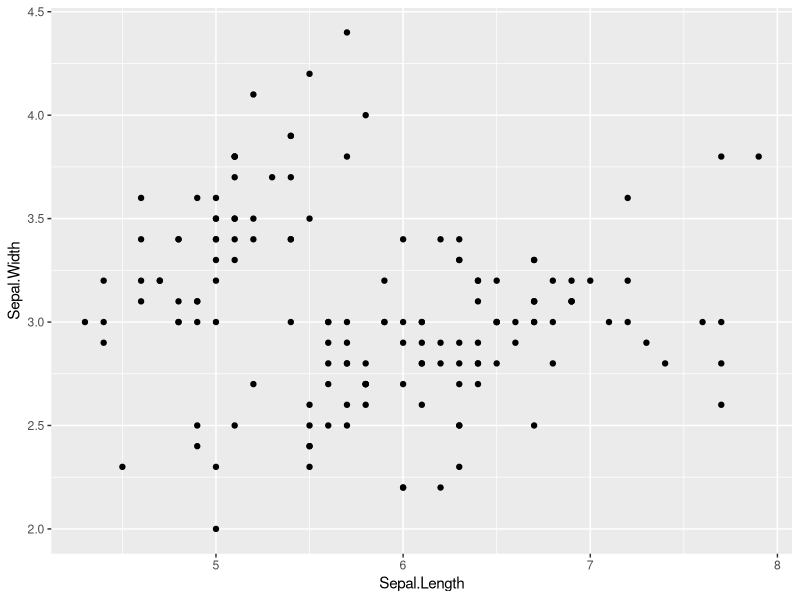
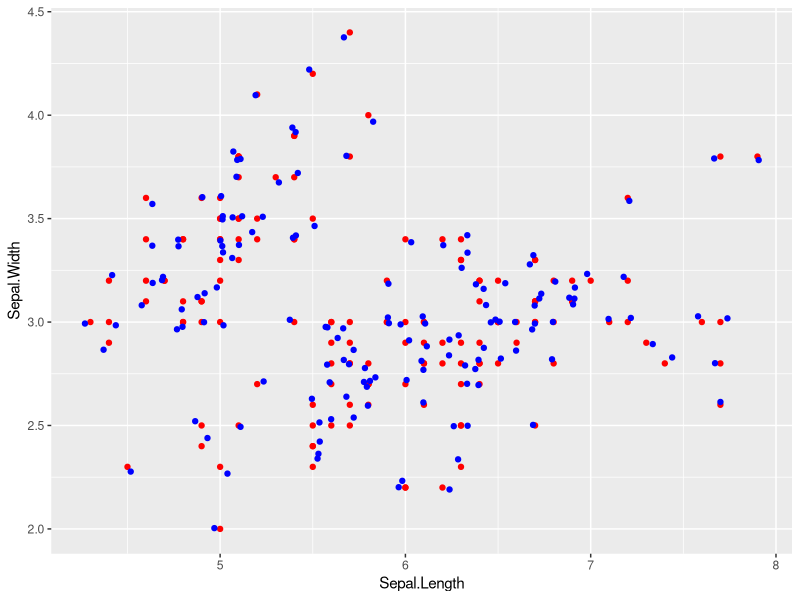
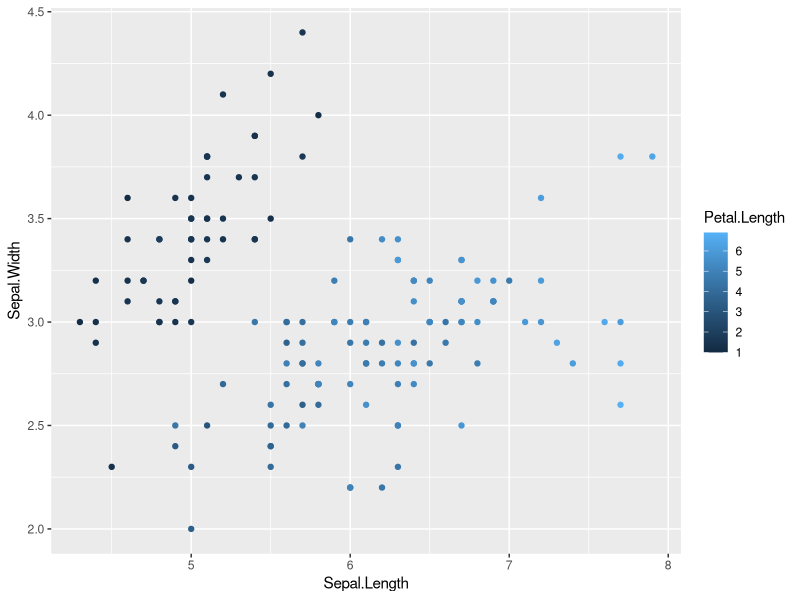
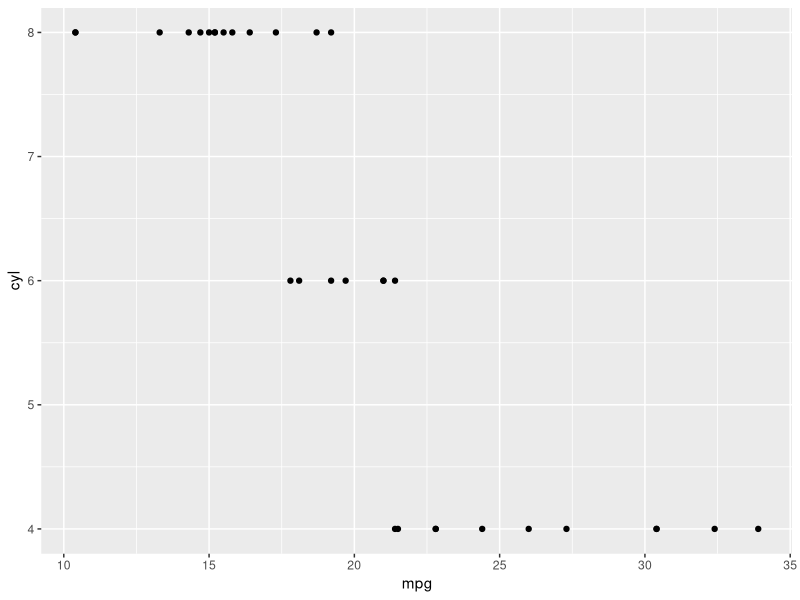
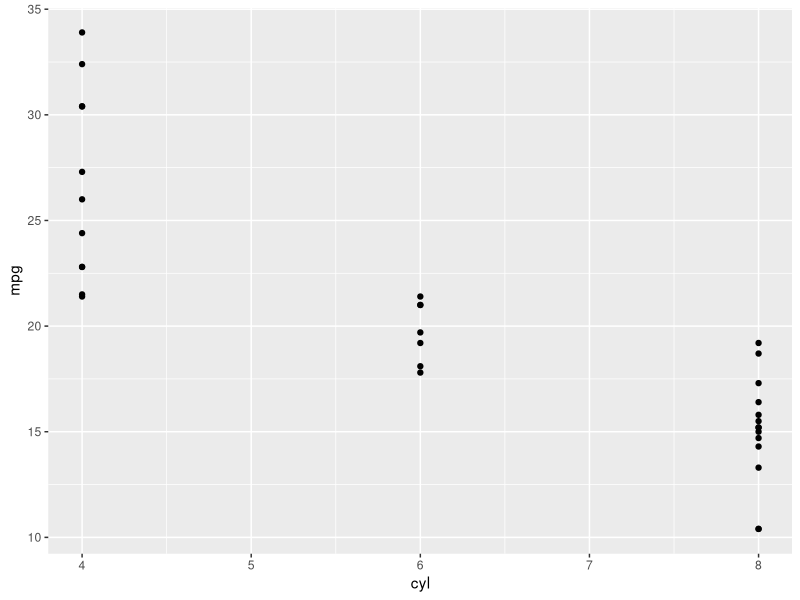
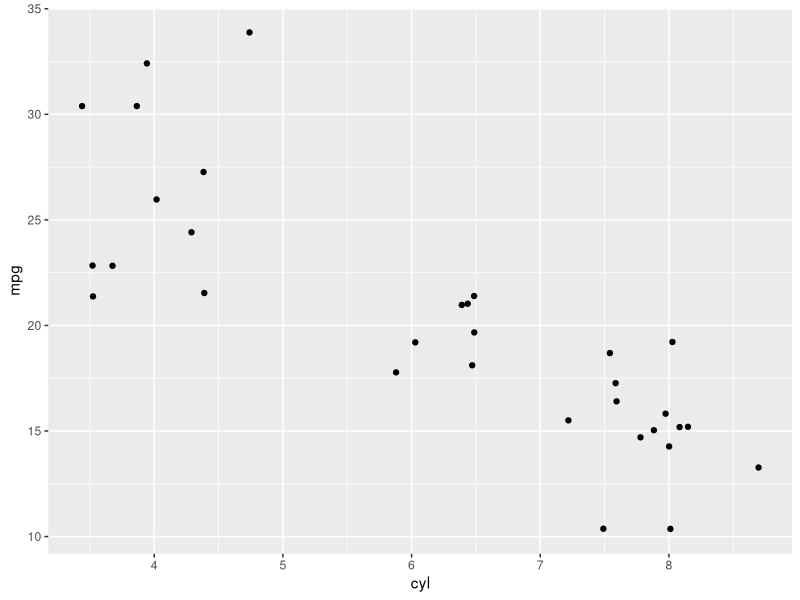
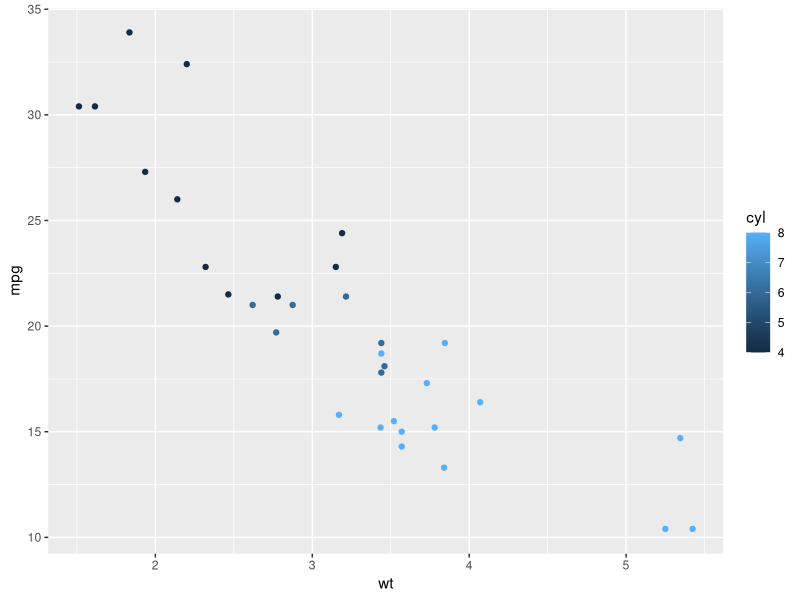
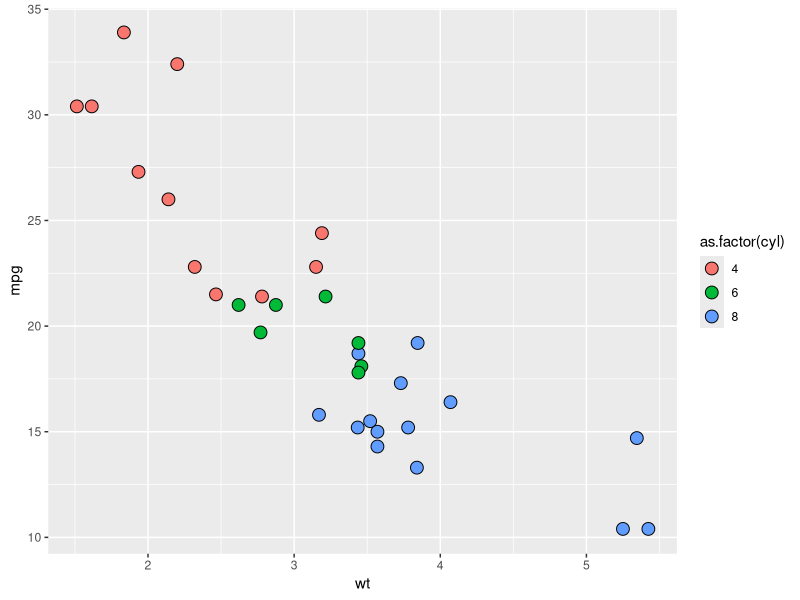

Write the R code that produced these figures, in order. (Note: this script raises an error after producing the figures.)
library(ggplot2)

ggplot(iris,aes(x = Sepal.Length,y=Sepal.Width)) +
  geom_point()

ggplot(iris,aes(x = Sepal.Length,y=Sepal.Width)) +   # aes实际发挥作用，在第三层被调用
  geom_point(col = "red") +
  geom_jitter(col = "blue")

ggplot(iris) + 
  geom_point(aes(x = Sepal.Length,y=Sepal.Width,col=Petal.Length))


# mtcars 
#mpg: 油耗; cyl: 缸; wt: 重量
# 1 - Map mpg to x and cyl to y
ggplot(mtcars, aes(x = mpg, y = cyl)) +
  geom_point()

# 2 - Reverse: Map cyl to x and mpg to y
ggplot(mtcars, aes(x = cyl, y = mpg)) +
  geom_point()    # 缸数越多，每加仑油行驶距离越短

# 2 - Reverse: Map cyl to x and mpg to y
ggplot(mtcars, aes(x = cyl, y = mpg)) +
  geom_jitter()

# 3 - Map wt to x, mpg to y and cyl to col
ggplot(mtcars, aes(x = wt, y = mpg, col = cyl)) +
  geom_point()

# 4 - Change shape and size of the points in the above plot
ggplot(mtcars, aes(x = wt, y = mpg, fill = as.factor(cyl))) +
  geom_point(shape = 21 , size = 4)


#The color aesthetic typically changes the outside outline of an object and the fill aesthetic 
#is typically the inside shading. However, as you saw in the last exercise, geom_point() is an exception. 
#Here you use color, instead of fill for the inside of the point. But it's a bit subtler than that.

# am and cyl are factors, wt is numeric
class(mtcars$am)
class(mtcars$cyl)
class(mtcars$wt)

# From the previous exercise
ggplot(mtcars, aes(x = wt, y = mpg, col = cyl)) +
  geom_point(shape = 1, size = 4)

# 1 - Map cyl to fill
ggplot(mtcars, aes(x = wt, y = mpg, fill = cyl)) +
  geom_point(shape = 21, size = 4)

# 2 - Change shape and alpha of the points in the above plot
#A really nice alternative is shape = 21 which allows you to use both fill for the inside and col for the outline! 
#This is a great little trick for when you want to map two aesthetics to a dot.
ggplot(mtcars, aes(x = wt, y = mpg, fill = cyl)) +
  geom_point(shape = 24, alpha = 0.6, size = 4)

ggplot(mtcars, aes(x = wt, y = mpg, fill = cyl)) +
  geom_point(shape = 21, alpha = 0.6, size = 4,fill = "red")

# 3 - Map am to col in the above plot
ggplot(mtcars, aes(x = wt, y = mpg, fill = as.factor(cyl), col = am)) +
  geom_point(shape = 21, alpha = 0.6, size = 4)


#------------Stop Here -----------------
#different mapping requirements
# Map cyl to size
ggplot(mtcars,aes(x=wt,y=mpg,size=cyl)) +
  geom_point(alpha = 0.6,col = "blue")

# Map cyl to alpha
ggplot(mtcars,aes(x=wt,y=mpg,alpha=cyl)) +
  geom_point()

# Map cyl to shape 
ggplot(mtcars,aes(x=wt,y=mpg,shape=cyl)) +
  geom_point()

# Map cyl to label, label needs to work with geom_text()
ggplot(mtcars,aes(x=wt,y=mpg,label=cyl)) +
  geom_point() +
  geom_text(size=10)



#x, y, color, fill, size, alpha, label and shape.
#use these arguments to set attributes of the plot, not aesthetics. 
#these attributes can overwrite the aesthetics of your plot!

# Define a hexadecimal color
my_color <- "#4ABEFF"

# 1 - First scatter plot, with col aesthetic:
ggplot(mtcars,aes(x=wt,y=mpg,col=cyl)) +
  geom_point()


# 2 - Plot 1, but set col attributes in geom layer:
ggplot(mtcars,aes(x=wt,y=mpg,col=cyl)) +
  geom_point(col=my_color)


# 3 - Plot 2, with fill instead of col aesthetic, plut shape and size attributes in geom layer.
my_color <- "#4ABEFF"
ggplot(mtcars,aes(x=wt,y=mpg,fill=cyl)) +
  geom_point(col=my_color,size=10,shape=23)



# Expand to draw points with alpha 0.5
ggplot(mtcars, aes(x = wt, y = mpg, fill = cyl)) +
  geom_point(alpha = 0.5)

# Expand to draw points with shape 24 and color yellow
ggplot(mtcars, aes(x = wt, y = mpg, fill = cyl)) +
  geom_point(shape = 24, color = 'yellow')

# Expand to draw text with label rownames(mtcars) and color red
ggplot(mtcars, aes(x = wt, y = mpg, fill = cyl)) +
  geom_text(label = rownames(mtcars), color = 'red')+
  geom_point()







# Variables in a data frame are mapped to aesthetics in aes(). (e.g. aes(col = cyl)) within ggplot(). 
#Visual elements are set by attributes in specific geom layers (geom_point(col = "red")). 
#Don't confuse these two things - here you're focusing on aesthetic mappings.

# Map mpg onto x, qsec onto y and factor(cyl) onto col (3 aesthetics):
ggplot(mtcars, aes(x = mpg, y = qsec, col = factor(cyl))) +
  geom_point()

# Add mapping: factor(am) onto shape (now 4 aesthetics):
ggplot(mtcars, aes(x = mpg, y = qsec, col = factor(cyl), shape = factor(am))) +
  geom_point()

# Add mapping: (hp/wt) onto size (now 5 aesthetics):
ggplot(mtcars, aes(x = mpg, y = qsec, col = factor(cyl), shape = factor(am), size = (hp/wt))) +
  geom_point()





#Modifying Aesthetics

#Position
#default position, identity
ggplot(iris,aes(x=Sepal.Length,y=Sepal.Width,col=Species)) +
    geom_point()
ggplot(iris,aes(x=Sepal.Length,y=Sepal.Width,col=Species)) +
  geom_point(position = "identity")


#jitter
ggplot(iris,aes(x=Sepal.Length,y=Sepal.Width,col=Species)) +
  geom_point(position = "jitter")

posn.j <- position_jitter(width = 0.1) 
ggplot(iris, aes(x = Sepal.Length, y = Sepal.Width, col = Species)) + 
  geom_point(position = posn.j)

#scale_
#name
ggplot(iris,aes(x=Sepal.Length,y=Sepal.Width,col=Species)) +
    geom_point(position="jitter")+
    scale_x_continuous("Sepal Length") +
    scale_y_continuous("Sepal Width") +
    scale_color_discrete("Species")
#limits
ggplot(iris,aes(x=Sepal.Length,y=Sepal.Width,col=Species)) +
  geom_point(position="jitter")+
  scale_x_continuous("Sepal Length", limits = c(6,8)) +
  scale_y_continuous("Sepal Width") +
  scale_color_discrete("Species")
#breaks
ggplot(iris,aes(x=Sepal.Length,y=Sepal.Width,col=Species)) +
  geom_point(position="jitter")+
  scale_x_continuous("Sepal Length", limits = c(2,8), breaks=seq(1,8,1)) +
  scale_y_continuous("Sepal Width") +
  scale_color_discrete("Species")
#expand
ggplot(iris,aes(x=Sepal.Length,y=Sepal.Width,col=Species)) +
  geom_point(position="jitter")+
  scale_x_continuous("Sepal Length", limits = c(2,8), breaks=seq(2,8,3), expand=c(0,0)) +
  scale_y_continuous("Sepal Width") +
  scale_color_discrete("Species")
#labels
ggplot(iris,aes(x=Sepal.Length,y=Sepal.Width,col=Species)) +
  geom_point(position="jitter")+
  scale_x_continuous("Sepal Length", limits = c(2,8), breaks=seq(2,8,3), expand=c(0,0)) +
  scale_y_continuous("Sepal Width") +
  scale_color_discrete("Species Set",
                       labels = c("Setosa 1","Versicolour 2","Virginica 3"))
#labs
ggplot(iris,aes(x=Sepal.Length,y=Sepal.Width,col=Species)) +
  geom_point(position="jitter")+
  labs(x="Sepal Length",y="Sepal Width",col="Species Name")




#geom_bar practice
cyl.am <- ggplot(mtcars, aes(x = factor(cyl), fill = factor(am)))
cyl.am +
  geom_bar()
# Add geom (position = "stack" by default)
cyl.am + 
  geom_bar(position="stack")

# Fill - show proportion
cyl.am + 
  geom_bar(position = "fill")  

# Dodging - principles of similarity and proximity
cyl.am +
  geom_bar(position = "dodge") 

# Clean up the axes with scale_ functions
val = c("#E41A1C", "#377EB8")
lab = c("Manual", "Automatic")
cyl.am +
  geom_bar(position = "dodge") +
  scale_x_discrete("Cylinders") + 
  scale_y_continuous("Number") +
  scale_fill_manual("Transmission", values = val,  labels = lab) 





#Overplotting 1 - Point shape and transparency
# Basic scatter plot of wt on x-axis and mpg on y-axis; map cyl to col
ggplot(mtcars, aes(x = wt, y = mpg, color = cyl)) +
  geom_point(size = 4)

# Hollow circles - an improvement
ggplot(mtcars, aes(x = wt, y = mpg, color = cyl)) +
  geom_point(size = 4, shape = 1)

# Add transparency - very nice
ggplot(mtcars, aes(x = wt, y = mpg, color = cyl)) +
  geom_point(size = 4, alpha = 0.6)


#diamonds
# Scatter plot: carat (x), price (y), clarity (color)
ggplot(diamonds, aes(x = carat, y = price, color = clarity)) +
  geom_point()

# Adjust for overplotting
ggplot(diamonds, aes(x = carat, y = price, color = clarity)) +
  geom_point(alpha = 0.1)

# Scatter plot: clarity (x), carat (y), price (color)
ggplot(diamonds, aes(x = clarity, y = carat, color = price)) +
  geom_point(alpha = 0.5)

# Dot plot with jittering
ggplot(diamonds, aes(x = clarity, y = carat, color = price)) +
  geom_point(alpha = 0.1, position = "jitter")

